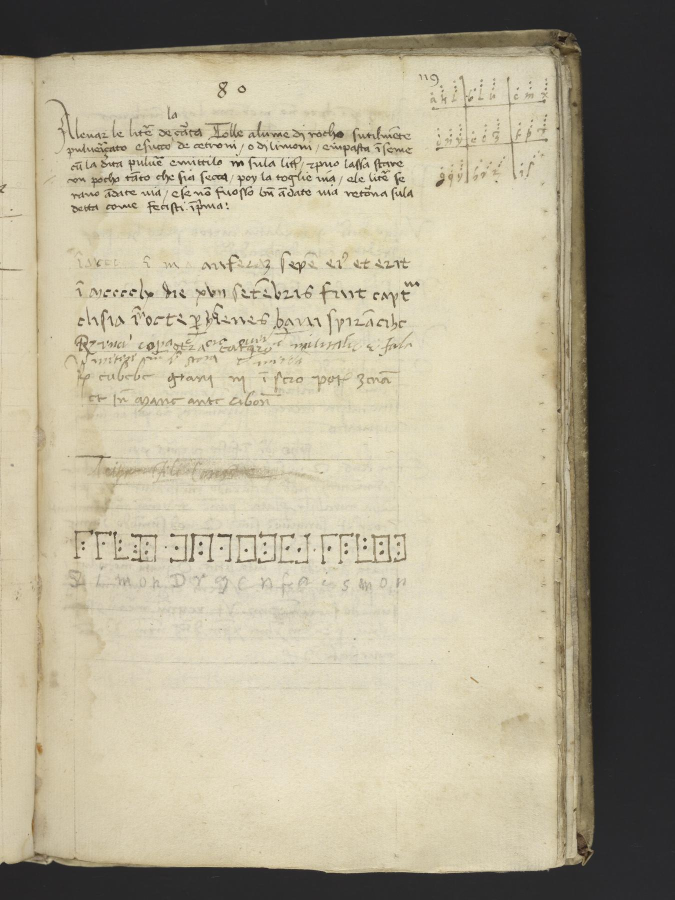
#> input picture targets/bilicich1449/f080r.jpg, 1350 x 1800 px (shown at 1/2 size)
$ python b12_crop.py ../../targets/bilicich1449/f080r.jpg out.png 3 ../../targets/bilicich1449/ct_crop.png ../../targets/bilicich1449/ct_crop.png ../../targets/bilicich1449/ct_crop.png
#> lines starting #> are read from the running program, lines starting #| are printed output that depends on the picture
"""b12: crop a page image into horizontal strips (optionally a column box) for reading at native resolution.
usage: b12_crop.py <image> <outprefix> <nstrips> [x0 x1 y0 y1 as fractions] [maxw]"""
import sys
from PIL import Image
im = Image.open(sys.argv[1]).convert('RGB')
#> im is the input picture: PIL image 1350x1800 RGB; mean R, G, B 175.4, 167.6, 145.2
W, H = im.size
#> W = 1350; H = 1800
n = int(sys.argv[3])
x0, x1, y0, y1 = (float(a) for a in sys.argv[4:8]) if len(sys.argv) > 7 else (0, 1, 0, 1)
maxw = int(sys.argv[8]) if len(sys.argv) > 8 else 1600
X0, X1, Y0, Y1 = int(x0 * W), int(x1 * W), int(y0 * H), int(y1 * H)
#> X0 = 0; X1 = 1350; Y0 = 0; Y1 = 1800
h = (Y1 - Y0) / n
#> h = 600
for i in range(n):
    a = int(Y0 + i * h - (40 if i else 0)); b = int(min(Y1, Y0 + (i + 1) * h + 40))
    c = im.crop((X0, a, X1, b))
    if c.width > maxw:
        c = c.resize((maxw, int(c.height * maxw / c.width)))
    c.save('%s_%d.jpg' % (sys.argv[2], i + 1), quality=88)
    print('%s_%d.jpg' % (sys.argv[2], i + 1), c.size)
#> this loop made 3 passes
#> pass 1, `c = im.crop((X0, a, X1, b))`:
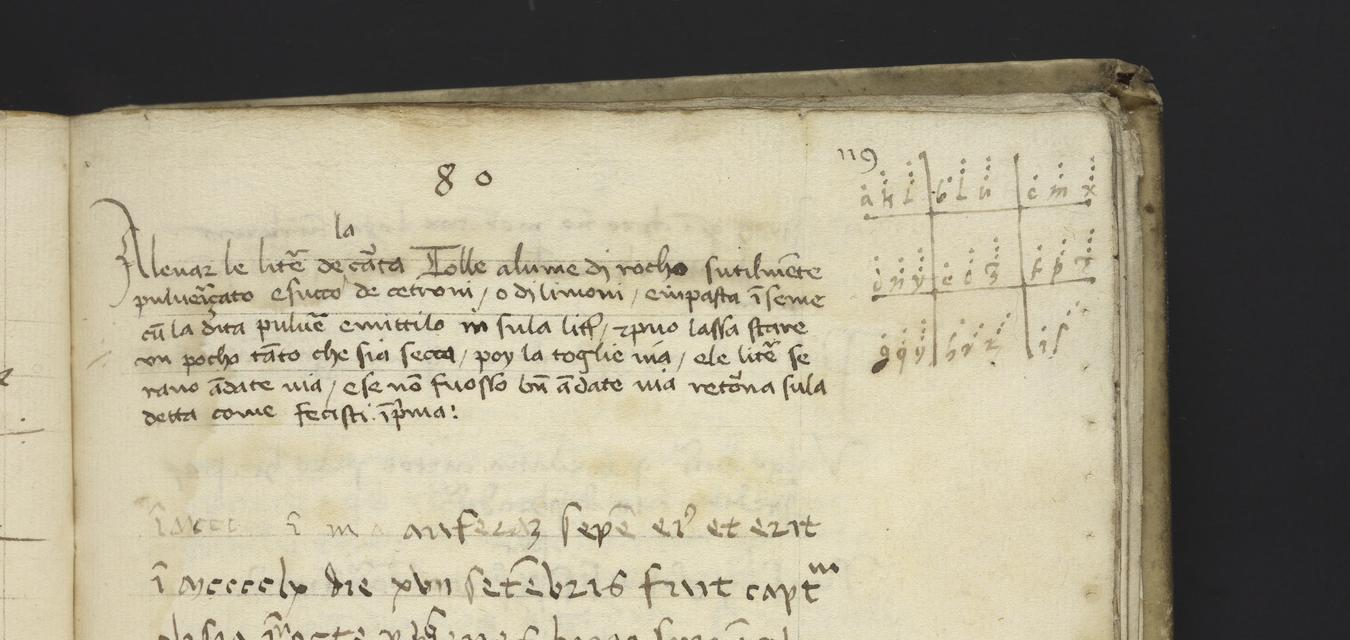
#> c: PIL image 1350x640 RGB; mean R, G, B 162.6, 155.6, 134.4
#> pass 2, `c = im.crop((X0, a, X1, b))`:
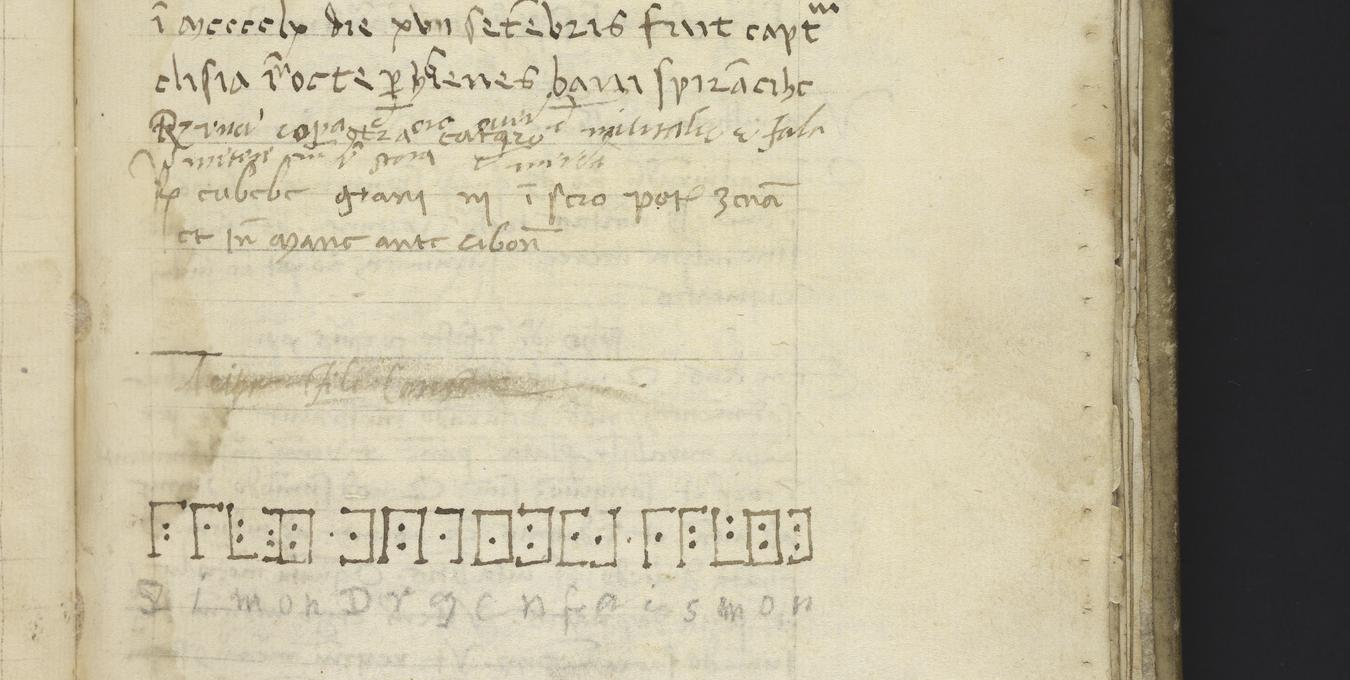
#> c: PIL image 1350x680 RGB; mean R, G, B 188.5, 180.2, 155.7
#> pass 3, `c = im.crop((X0, a, X1, b))`:
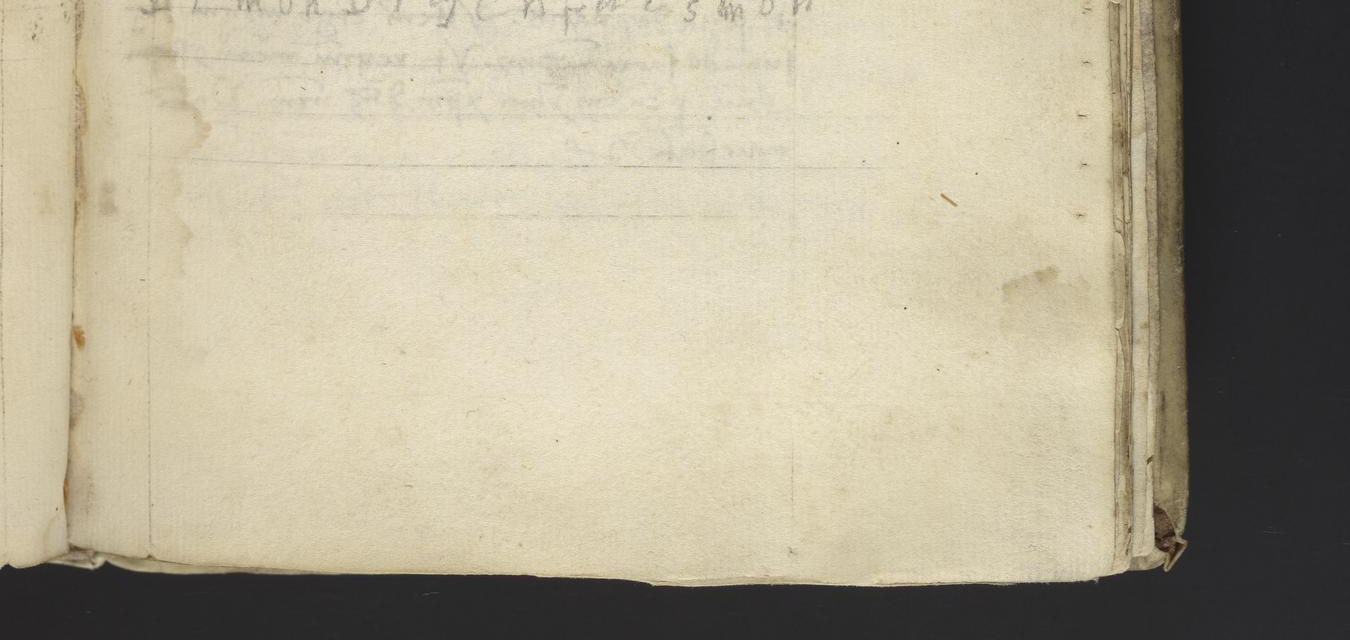
#> c: PIL image 1350x640 RGB; mean R, G, B 177.3, 169.3, 147.5

$ run again, on targets/bilicich1449/gloss.png
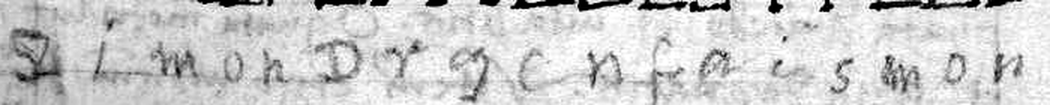
#> input picture targets/bilicich1449/gloss.png, 2100 x 210 px (shown at 1/2 size)
#> the loop `for i in range(n):` made 3 passes
#> pass 2, `c = im.crop((X0, a, X1, b))`:
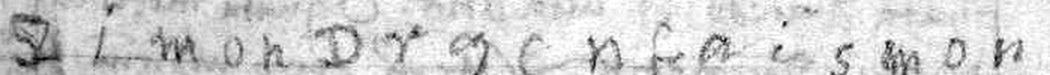
#> c: PIL image 2100x150 RGB (shown at 1/2 size); min 0, max 255, mean 207.8
#> after the loop `for i in range(n):`:
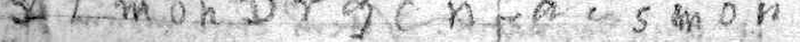
#> c: PIL image 1600x83 RGB (shown at 1/2 size); min 0, max 255, mean 204.2

$ run again, on targets/bilicich1449/key_crop.png
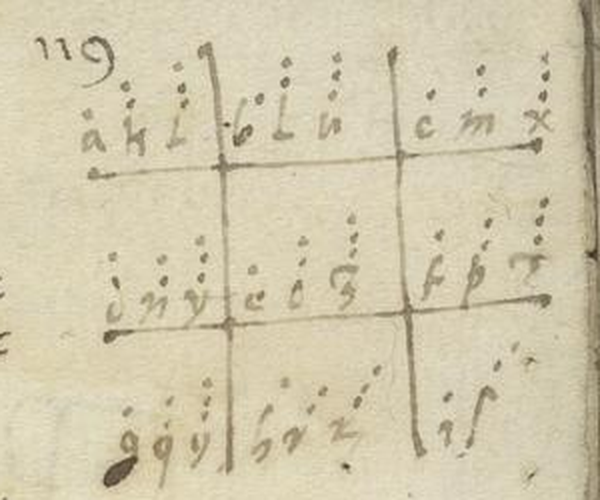
#> input picture targets/bilicich1449/key_crop.png, 1200 x 1000 px (shown at 1/2 size)
#> im is the input picture: PIL image 1200x1000 RGB; mean R, G, B 210.6, 201.7, 173.8
#> the loop `for i in range(n):` made 3 passes
#> pass 2, `c = im.crop((X0, a, X1, b))`:
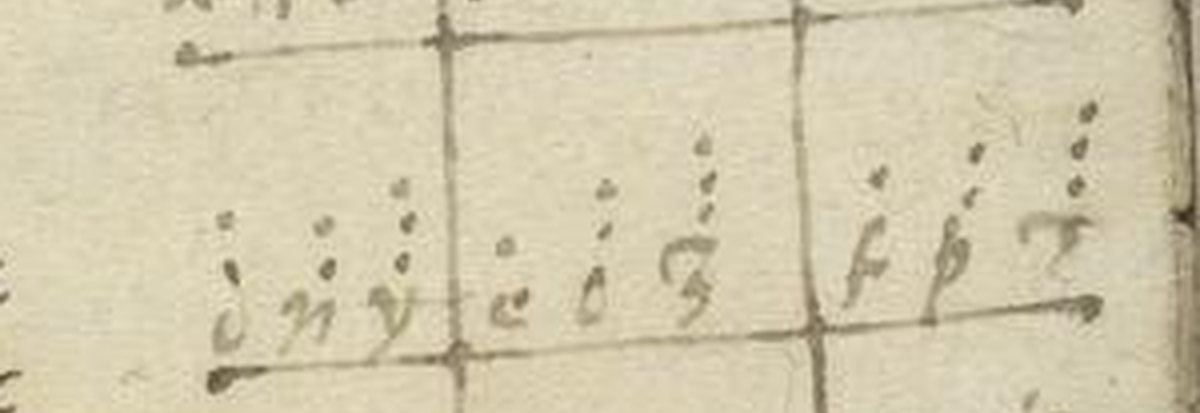
#> c: PIL image 1200x413 RGB; mean R, G, B 210.9, 201.6, 173.2
#> pass 3, `c = im.crop((X0, a, X1, b))`:
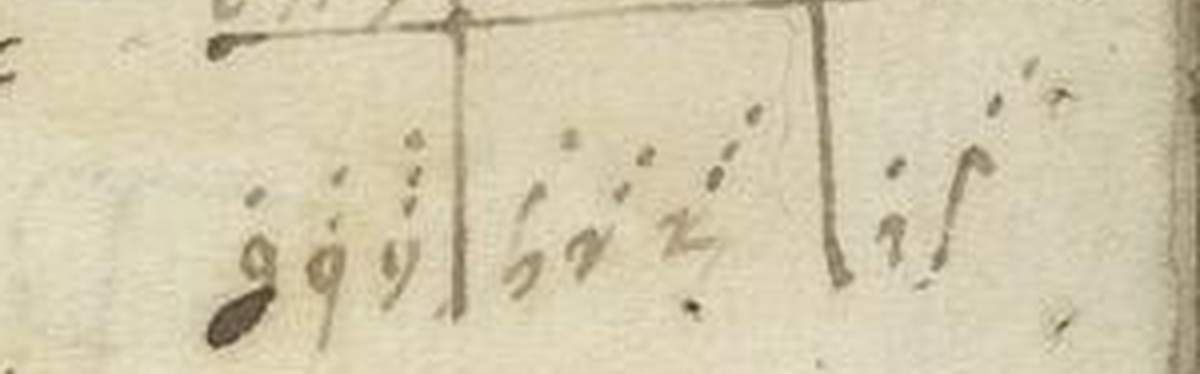
#> c: PIL image 1200x374 RGB; mean R, G, B 211, 201.5, 172.4
